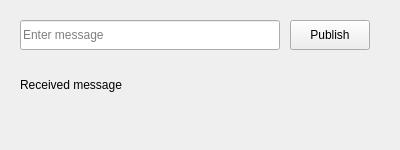
<?xml version="1.0" encoding="UTF-8"?>
<ui version="4.0">
 <class>MainWindow</class>
 <widget class="QMainWindow" name="MainWindow">
  <property name="geometry">
   <rect>
    <x>0</x>
    <y>0</y>
    <width>400</width>
    <height>150</height>
   </rect>
  </property>
  <property name="windowTitle">
   <string>ROS2 Qt Talker/Listener</string>
  </property>
  <widget class="QWidget" name="centralwidget">
   <widget class="QLineEdit" name="lineEdit">
    <property name="geometry">
     <rect>
      <x>20</x>
      <y>20</y>
      <width>260</width>
      <height>30</height>
     </rect>
    </property>
    <property name="placeholderText">
     <string>Enter message</string>
    </property>
   </widget>
   <widget class="QPushButton" name="pushButton">
    <property name="geometry">
     <rect>
      <x>290</x>
      <y>20</y>
      <width>80</width>
      <height>30</height>
     </rect>
    </property>
    <property name="text">
     <string>Publish</string>
    </property>
   </widget>
   <widget class="QLabel" name="label">
    <property name="geometry">
     <rect>
      <x>20</x>
      <y>70</y>
      <width>350</width>
      <height>30</height>
     </rect>
    </property>
    <property name="text">
     <string>Received message</string>
    </property>
   </widget>
  </widget>
 </widget>
 <resources/>
 <connections/>
</ui>
